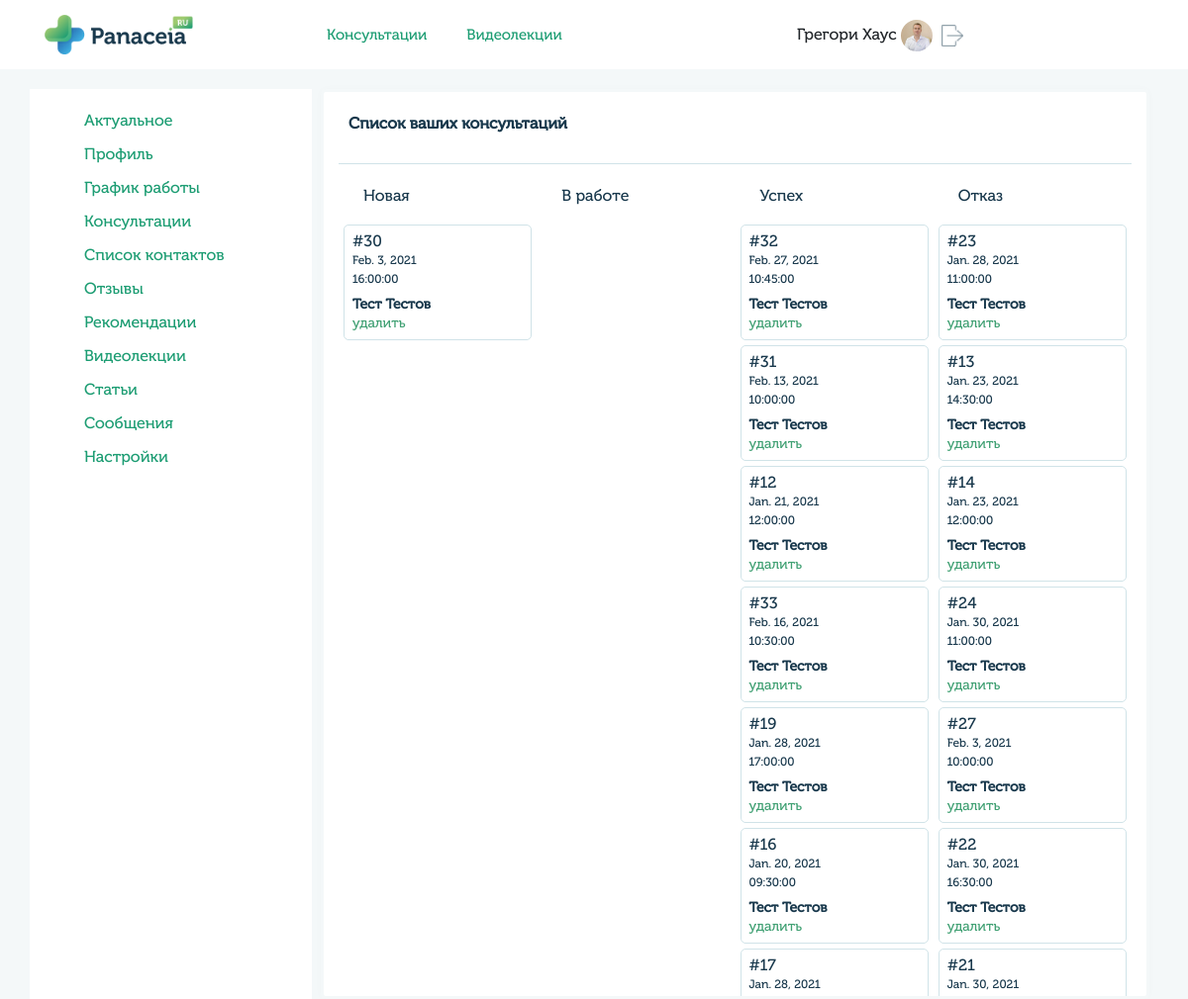
/profile/profile/consalt_doctor/ (signed in), run on the app's committed database.
### userprofile/models.py (models this page shows, shortened)
class UserMain(models.Model):
    user = models.OneToOneField(User, on_delete=models.CASCADE)
    gender_list = (
        ('male', 'Мужской'),
        ('female', 'Женский')
    )
    queryset = TimeZone.objects.all()
    time_zone_list = []
    for i in queryset:
         time_zone_list.append((i.name, i.title))
    gender = models.CharField(blank=True,  max_length=6, choices=gender_list, verbose_name='Пол')
    avatar = models.ImageField(blank=True, upload_to='images/users', verbose_name='Изображение')
    fio = models.CharField(blank=True, max_length=100, verbose_name='ФИО')
    dob = models.CharField(blank=True, max_length=10, verbose_name='Дата рождения')
    city = models.CharField(blank=True, max_length=200, verbose_name='Город')
    time_zone = models.CharField(blank=True, max_length=200, choices=time_zone_list, verbose_name='Временная зона')
    skype = models.CharField(blank=True, max_length=50, verbose_name='Skype')
    whatsapp = models.CharField(blank=True, max_length=20, verbose_name='WhatsApp')
    phone = models.CharField(blank=True, max_length=20, verbose_name='Номер телефона')
    coords = models.CharField(blank=True, max_length=200, verbose_name='Координаты')
    class Meta:
        verbose_name = 'Профиль'
        verbose_name_plural = 'Профили'

### doctors/models.py (models this page shows, shortened)
class Meeting(models.Model):
    title = models.CharField(blank=True, max_length=100, verbose_name='Заголовок')
    date = models.DateField(blank=True, max_length=100, verbose_name='Дата')
    time_start = models.TimeField(max_length=100, verbose_name='Время начало', default='00:00:00')
    time_end = models.TimeField(max_length=100, verbose_name='Время конец', default='00:00:00')
    doctor_id = models.IntegerField(blank=True, verbose_name='Доктор', default=1)
    user_id = models.IntegerField(blank=True, verbose_name='Пациент', default=1)
    service_id = models.IntegerField(blank=True, verbose_name='Услуга', default=1)
    sort_id = models.IntegerField(blank=True, verbose_name='Индекс сортитровки', default=1)
    email_notify = models.BooleanField(blank=True, verbose_name='Уведомление на почту', default=0)
    review_notify = models.BooleanField(blank=True, verbose_name='Оставить отзыв', default=0)
    status_list = [
        ('new', 'Новая'),
        ('work', 'В работе'),
        ('success', 'Выполнено'),
        ('reject', 'Отказ'),
        ('archive', 'Архив'),
    ]
    status = models.CharField(blank=True, null=True, max_length=11, choices=status_list, verbose_name='Статус')
    class Meta:
        verbose_name = 'Консультация'
        verbose_name_plural = 'Консультации'

### userprofile/views.py (the view)
# urls.py: path('profile/consalt_doctor/', views.get_task_view, name='user_profile_consalt_doctor'),
@login_required
def get_task_view(request):
    user_profile = UserMain.objects.get(user=request.user)
    user_doctor = UserDoctor.objects.get(user=request.user)
    meeting_new = get_task(UserMain, Meeting, request.user.id, 'new')
    meeting_work = get_task(UserMain, Meeting, request.user.id, 'work')
    meeting_success = get_task(UserMain, Meeting, request.user.id, 'success')
    meeting_reject = get_task(UserMain, Meeting, request.user.id, 'reject')
    data = {
        'user_profile': user_profile,
        'user_doctor': user_doctor,
        'meeting_new': meeting_new,
        'meeting_work': meeting_work,
        'meeting_success': meeting_success,
        'meeting_reject': meeting_reject,
    }
    if request.user.groups.filter(name='doctors').exists():
        data.update({'title': 'Консультации'})
        return render(request, 'profile/consalt_doctor.html', data)

### userprofile/utility.py (called while the page is built)
def get_task(user_main, meeting, doctor_id, status):
    meeting_object_list = meeting.objects.filter(doctor_id=doctor_id, status=status).order_by('sort_id')
    meetings = list()
    for meeting in meeting_object_list:
        _meeting = {
            'id': meeting.id,
            'date': meeting.date,
            'time_start': str(meeting.time_start),
            'time_end': str(meeting.time_end),
            'user': user_main.objects.filter(user=meeting.user_id).values('fio')[0],
            'status': meeting.status,
            'sort_id': meeting.sort_id,
        }
        meetings.append(_meeting)
    return meetings

### templates/profile/consalt_doctor.html (shortened to what this page needs)
{% extends "base_generic.html" %}
{% block content %}
{% load static %}
<div class="col-md-9 px-4">
    <div class="row">
        <div class="col-md-12 block-info">
            <div class="row">
                <div class="col-md-6">
                    <h4>Список ваших консультаций</h4>
                </div>
            </div>
            <div class="line"></div>
            <div class="col-md-12 task-header">
                <div class="row">
                    <div class="col-md-3 task-status">
                         <p>Новая</p>
                    </div>
                    <div class="col-md-3 task-status">
                         <p>В работе</p>
                    </div>
                    <div class="col-md-3 task-status">
                         <p>Успех</p>
                    </div>
                    <div class="col-md-3 task-status">
                         <p>Отказ</p>
                    </div>
                </div>
            </div>
            <div class="col-md-12 task-body">
                <div class="row">
                    <div class="col-md-3 task-list" id="task-list-new" data-status="new">
                        {% for meeting in meeting_new %}
                            <div class="task-item show-modal task-get"  id="task-item-{{ meeting.id }}" data-id="{{ meeting.id }}" data-sort="{{ meeting.sort_id }}">
                                <p class="task-id">#{{ meeting.id }}</p>
                                <p class="task-date">{{ meeting.date }}</p>
                                <p class="task-time">{{ meeting.time_start }}</p>
                                <p class="task-name">{{ meeting.user.fio }}</p>
                                <p class="show-modal-info show-modal" data-id="{{ meeting.id }}">удалить</p>
                            </div>
                        {% endfor %}
                    </div>
                    <div class="col-md-3 task-list" id="task-list-work" data-status="work">
                    </div>
                    <div class="col-md-3 task-list" id="task-list-success"  data-status="success">
                        {% for meeting in meeting_success %}
                            <div class="task-item show-modal task-get" id="task-item-{{ meeting.id }}" data-id="{{ meeting.id }}" data-sort="{{ meeting.sort_id }}">
                                <p class="task-id">#{{ meeting.id }}</p>
                                <p class="task-date">{{ meeting.date }}</p>
                                <p class="task-time">{{ meeting.time_start }}</p>
                                <p class="task-name">{{ meeting.user.fio }}</p>
                                <p class="show-modal-info show-modal" data-id="{{ meeting.id }}">удалить</p>
                            </div>
                        {% endfor %}
                    </div>
                    <div class="col-md-3 task-list" id="task-list-reject"  data-status="reject">
                        {% for meeting in meeting_reject %}
                            <div class="task-item show-modal task-get" id="task-item-{{ meeting.id }}" data-id="{{ meeting.id }}" data-sort="{{ meeting.sort_id }}">
                                <p class="task-id">#{{ meeting.id }}</p>
                                <p class="task-date">{{ meeting.date }}</p>
                                <p class="task-time">{{ meeting.time_start }}</p>
                                <p class="task-name">{{ meeting.user.fio }}</p>
                                <p class="show-modal-info show-modal" data-id="{{ meeting.id }}">удалить</p>
                            </div>
                        {% endfor %}
                    </div>
                </div>
            </div>
        </div>
    </div>
</div>
{% endblock %}

### templates/base_generic.html (shortened to what this page needs)
<html>
<head>
     {% load static %}
    <link rel="stylesheet" href="{% static 'css/stylelk.css' %}">
    <link rel="stylesheet" href="{% static 'css/bootstrap.min.css' %}">
    <link rel="stylesheet" href="{% static 'css/jquery-ui.css' %}">
    <link rel="stylesheet" href="{% static 'css/jquery.weekcalendar.css' %}">
    <link rel="stylesheet" href="{% static 'css/jquery.scrollbar.css' %}" >
    <link rel="stylesheet" href="{% static 'css/sp-style.css' %}" >
</head>
<body>
    <header>
        <div class="container">
            <div class="row">
                <div class="col-3">
                    <a href="{% url 'home' %}" class="logo-header"><img src="{% static 'img/logo.png' %}" alt="">
                    </a>
                </div>
                <div class="col-5">
                    <div class="botton-header">
                        <a href="#">Консультации</a><a href="#">Видеолекции</a>
                    </div>
                </div>
                <div class="col-4 header-info">
                    {% if request.user.is_authenticated %}
                        <div class="name-person">
                            {{user_profile.fio}}
                            {% if user_profile.avatar != '' %}
                                <img style="width:32px; height: 32px; padding:5px auto; object-fit: cover; border-radius:100px;" src="{{user_profile.avatar.url}}" alt="">
                            {% else %}
                                <img style="width:32px; height: 32px; padding:5px auto; object-fit: cover; border-radius:100px;" src="{% static 'img/user.png' %}" alt="">
                            {% endif %}
                            <a href="{% url 'logout' %}"><img src="{% static 'img/logout.png' %}" alt=""></a>
                        </div>
                    {% endif %}
                </div>
            </div>
        </div>
    </header>
    <div class="bodylk">
        <div class="container">
            <div class="row">
                {% block sidebar %}
                <div class="col-md-3 sidebar">
                    {% if user.groups.all.0.name == "doctors" %}
                        <ul>
                            <li><a href="{% url 'user_profile' %}">Актуальное</a></li>
                            <li><a href="{% url 'user_profile_main' %}">Профиль</a></li>
                            <li><a href="{% url 'user_profile_grafik' %}">График работы</a></li>
                            <li><a href="{% url 'user_profile_consalt_doctor' %}">Консультации</a></li>
                            <li><a href="{% url 'user_profile_contact_user' %}">Список контактов</a></li>
                            <li><a href="{% url 'user_profile_reviews' %}">Отзывы</a></li>
                            <li><a href="{% url 'user_profile_recomend' %}">Рекомендации</a></li>
                            <li><a href="{% url 'user_profile_videos' %}">Видеолекции</a></li>
                            <li><a href="{% url 'user_profile_articles' %}">Статьи</a></li>
                            <li><a href="">Сообщения</a></li>
                            <li><a href="{% url 'user_profile_settings' %}">Настройки</a></li>
                        </ul>
                    {% endif %}
                </div>
                {% endblock %}
                {% block content %}{% endblock %}
            </div>
        </div>
    </div>
</body>
</html>

### static/css/stylelk.css (style rules this page uses)
a, abbr, acronym, address, applet, article, aside, audio, b, big, blockquote, body, canvas, caption, center, cite, code, dd, del, details, dfn, div, dl, dt, em, embed, fieldset, figcaption, figure, footer, form, h1, h2, h3, h4, h5, h6, header, hgroup, html, i, iframe, img, ins, kbd, label, legend, li, mark, menu, nav, object, ol, output, p, pre, q, ruby, s, samp, section, small, span, strike, strong, sub, summary, sup, table, tbody, td, tfoot, th, thead, time, tr, tt, u, ul, var, video { font-family: 'Museo Cyrl'; }
a { color: #1D9D73!important; text-decoration: none; background-color: transparent; -webkit-text-decoration-skip: objects; }
header { height: 70px; box-shadow: 0px 4px 8px rgba(0, 0, 0, 0.02); }
.logo-header img { margin-top:15px; height: 40px; }
.botton-header { line-height: 70px; }
.botton-header a { padding-right: 40px; font-size: 15px; line-height: 70px; color: #18384C; }
.name-person { line-height: 70px; }
.name-person a img { width: 22px; margin: 4px 5px; }
.bodylk { background:#F4F8F9; padding-top: 20px; }
.col-md-3.sidebar { min-height: calc(100vh); background: #fff; }
.sidebar ul { list-style-type: none; padding-top:10px; }
.sidebar ul li { padding-top:10px; }
.block-info { background: #fff; border: solid 3px #f4f8f9; border-radius: 5px; box-shadow: 0px 0px 8px rgba(0, 0, 0, 0.02); }
.line { height: 1px; background:#d0e3e8; border:5px; }
.block-info h4 { padding:24px 10px; font-style: normal; font-weight: 600; font-size: 16px; line-height: 16px; color: #18384C; }
.block-info p { padding: 24px 10px 0px;font-style: normal;font-weight: 200;font-size: 16px;line-height: 16px;color: #18384C; }

### static/css/sp-style.css (style rules this page uses)
.task-body { height: 785px; overflow: hidden; }
.task-list { height: 785px; }
.task-item { margin: 5px; padding: 5px; border: 1px solid #d0e3e8; border-radius: 5px; cursor: pointer; background: #fff; }
.task-item p { margin: 3px; padding: 0px; }
.task-item .task-date, .task-item .task-time { font-size: 12px; }
.task-item .task-name { font-size: 14px; font-weight: 600; margin-top: 10px; }
.task-item .show-modal-info { font-size: 14px; color: #40a073; }

### data on the page
UserMain: fio "Грегори Хаус", avatar (picture)
Meeting: date "Feb. 3, 2021"
Meeting: date "Feb. 27, 2021"
Meeting: date "Feb. 13, 2021"
Meeting: date "Jan. 21, 2021"
Meeting: date "Feb. 16, 2021"
Meeting: date "Jan. 28, 2021"
Meeting: date "Jan. 20, 2021"
Meeting: date "Jan. 28, 2021"
Meeting: date "Jan. 28, 2021"
Meeting: date "Jan. 23, 2021"
Meeting: date "Jan. 23, 2021"
Meeting: date "Jan. 30, 2021"
Meeting: date "Feb. 3, 2021"
Meeting: date "Jan. 30, 2021"
Meeting: date "Jan. 30, 2021"

### other printed values
{{ meeting.id }} "30"
{{ meeting.time_start }} "16:00:00"
{{ meeting.user.fio }} "Тест Тестов"
{{ meeting.id }} "32" "31" "12" "33" "19" "16" "17"
{{ meeting.time_start }} "10:45:00" "10:00:00" "12:00:00" "10:30:00" "17:00:00" "09:30:00"
{{ meeting.user.fio }} "Тест Тестов" "Тест Тестов" "Тест Тестов" "Тест Тестов" "Тест Тестов" "Тест Тестов"
{{ meeting.id }} "23" "13" "14" "24" "27" "22" "21"
{{ meeting.time_start }} "11:00:00" "14:30:00" "12:00:00" "11:00:00" "10:00:00" "16:30:00"
